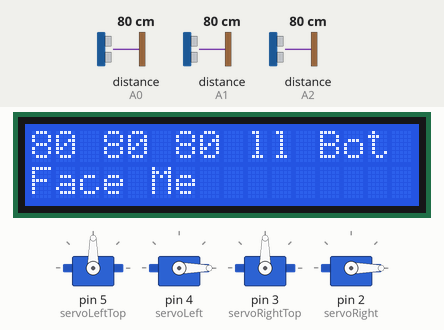
Simulated run of this sketch. Board: Arduino Uno, built with avr-gcc and run on an emulated ATmega328P. Parts: 4 × servo, 16×2 character LCD. The test bench sets the inputs (shaded band); at power-on: distance to the obstacle (sensors on A1, A2, A0) 80 cm. What the sketch prints to the serial monitor is not drawn.

Above: at 3.4 s.
3.5 s: distance to the obstacle (sensor on A1) set to 88 cm
At 6.3 s:
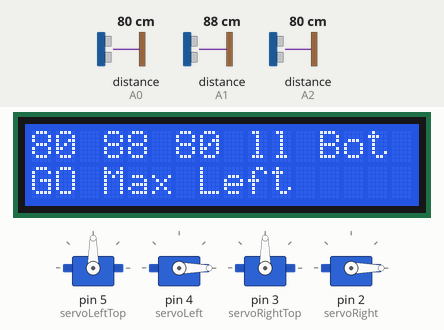
6.5 s: distance to the obstacle (sensor on A1) set to 97 cm
At 8.8 s:
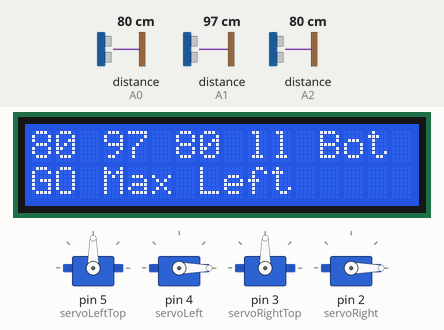
9.5 s: distance to the obstacle (sensor on A2) set to 86 cm
At 11.9 s:
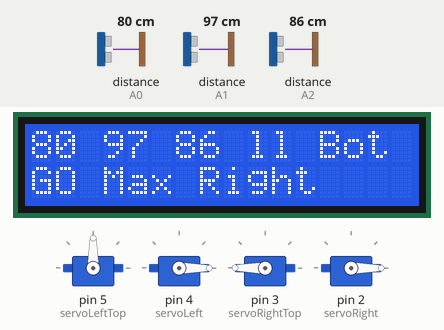
12.5 s: distance to the obstacle (sensor on A0) set to 120 cm
At 15.3 s:
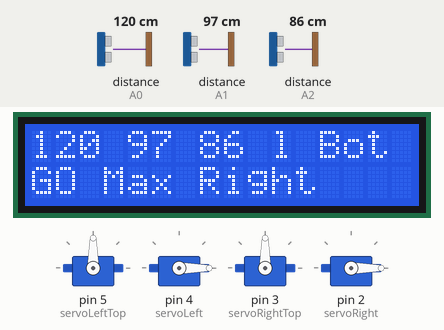
15.5 s: distance to the obstacle (sensor on A1) set to 35 cm
At 18.2 s:
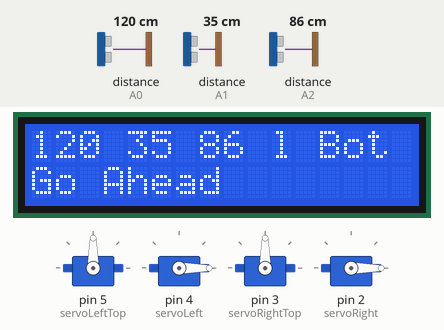
18.5 s: distance to the obstacle (sensor on A2) set to 120 cm
At 20.4 s:
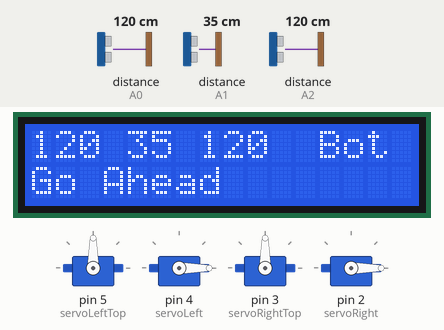
Timing chart, 0 to 21.9 s (numbered marks = the images above; inputs shaded):
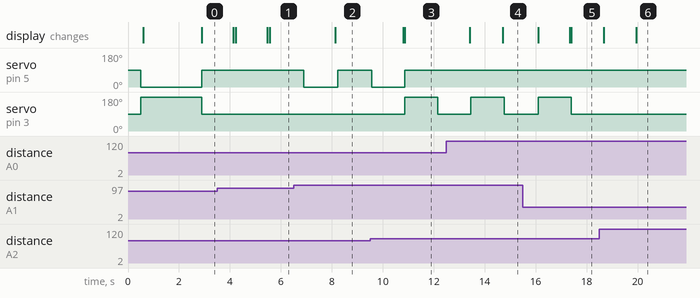

Measured:
- the behaviour switches between 80 and 81 cm on distance to the obstacle (sensor on A2) (found by bisection; images 2 and 3)
- after the input at 3.5 s, the display: first changes after 0.64 s (image 1 shows a later state)
- after the input at 6.5 s, the display: changes after 1.6 s (image 2)
- after the input at 9.5 s, servo on pin 3 (servoRightTop): 90° → 180° after 1.4 s, → 90° 1.3 s later; the display: first changes after 1.3 s (image 3 shows a later state)
- after the input at 12.5 s, the display: first changes after 0.90 s (image 4 shows a later state)
- after the input at 15.5 s, the display: first changes after 0.60 s (image 5 shows a later state)
- after the input at 18.5 s, servo on pin 5 (servoLeftTop): stays 90° (without the input it goes to 0° after 0.20 s); servo on pin 3 (servoRightTop): stays 90° (without the input it goes to 180° after 0.20 s); the display: first changes after 0.17 s (image 6 shows a later state)

The sketch:

Marshall_Bot_Tx_HC12.ino
```cpp
#include <SharpIR.h>
#define SENSOR_SAMPLES 20
#include <LiquidCrystal_I2C.h>
#include <Servo.h>
#include <SoftwareSerial.h>

SoftwareSerial mySerial(10, 9); // RX, TX

unsigned long previousMillis = 0;        // will store last time LED was updated

const long interval = 500;           // interval at which to blink (milliseconds)

unsigned long previousMillis_1 = 0;        // will store last time LED was updated

const long interval_1 = 1000;           // interval at which to blink (milliseconds)


LiquidCrystal_I2C lcd(0x27, 16, 2);
Servo servoLeftTop, servoLeft, servoRightTop, servoRight; //Servo Declarations
int pos1 = 0, pos2 = 0, pos3 = 0, pos4 = 0;  //Servo motor positions
float dL, dR, dC;                            //Sharp Distance Sensor
int SensorPin = 0;
int min_dL = 0;
int max_dL = 0;
int min_dC = 0;
int max_dC = 0;
int min_dR = 0;
int max_dR = 0;
int dL_buf = 0;
int dC_buf = 0;
int dR_buf = 0;
//The sensor output pin is attached to the pin A0
SharpIR watchL( SharpIR::GP2Y0A02YK0F, A0 );
SharpIR watchC( SharpIR::GP2Y0A02YK0F, A1 );
SharpIR watchR( SharpIR::GP2Y0A02YK0F, A2 );

bool calibrate = 0;
bool faceme = 0;
bool goahead = 0;
bool goahead_flg = 0;
bool turnright = 0;
bool turnright_flg = 0;
bool turnrightmax = 0;
bool turnrightmax_flg = 0;
bool turnleft = 0;
bool turnleft_flg = 0;
bool turnleftmax = 0;
bool turnleftmax_flg = 0;
bool slowdown = 0;
bool slowdown_flg = 0;
bool stopped = 0;
bool stopped_flg = 0;

void setup() {
  Serial.begin( 9600 ); //Enable the serial comunication
  while (!Serial) {
    ; // wait for serial port to connect. Needed for native USB port only
  }
  Serial.println("Serial Communication Ready");
  servoLeftTop.attach(5);                                 //Left Top Servo
  servoLeft.attach(4);                                    //Left Servo
  servoRightTop.attach(3);                                //Right Top Servo
  servoRight.attach(2);                                   //Right Servo

  moveArms(90, 0, 90, 0); //neutral position
  delay(500);
  moveArms(0, 0, 180, 0); //neutral position
  lcd.init();
  lcd.backlight();
  lcd.setCursor(3, 0);
  lcd.print("Marshall Bot");


  // set the data rate for the SoftwareSerial port
  mySerial.begin(9600);
  mySerial.println("System Ready!!! ");
  delay(1000);
}

char buffer[80] = { 0 };

float getMeanDistance( SharpIR &sensor ) {              // Scan runway & report distances seen by the 3 sensors:
  float total = 0;
  for ( int i = 0;  i < SENSOR_SAMPLES;  ++i ) {
    total += sensor.getDistance();
  }
  return total / SENSOR_SAMPLES;
}
void loop() {
  unsigned long currentMillis_1 = millis();

  if (currentMillis_1 - previousMillis_1 >= interval_1) {
    // save the last time you blinked
    previousMillis_1 = currentMillis_1;
    int dL = getMeanDistance( watchL );
    int dC = getMeanDistance( watchC );
    int dR = getMeanDistance( watchR );
    Serial.print("dL: "); Serial.println(dL);
    Serial.print("dC: "); Serial.println(dC);
    Serial.print("dR: "); Serial.println(dR);
    if (calibrate == 0) {
      calibrate = 1;
      min_dL = dL;
      max_dL = dL;
      min_dC = dC;
      max_dC = dC;
      min_dR = dR;
      max_dR = dR;
    }
    // calibrate
    if (min_dL > dL) {
      min_dL = dL;
    }
    if (max_dL < dL) {
      max_dL = dL;
    }
    if (min_dC > dC) {
      min_dC = dC;
    }
    if (max_dC < dC) {
      max_dC = dC;
    }
    if (min_dR > dR) {
      min_dR = dR;
    }
    if (max_dR < dR) {
      max_dR = dR;
    }
    Serial.print("min_dL: ");
    Serial.println(min_dL);
    Serial.print("max_dL: ");
    Serial.println(max_dL);
    Serial.print("min_dC: ");
    Serial.println(min_dC);
    Serial.print("max_dC: ");
    Serial.println(max_dC);
    Serial.print("min_dR: ");
    Serial.println(min_dR);
    Serial.print("max_dR: ");
    Serial.println(max_dR);
    lcd.setCursor(0, 0);
    lcd.print(dL);
    lcd.print(" ");
    lcd.print(dC);
    lcd.print(" ");
    lcd.print(dR);
    lcd.print(" ");

    snprintf( buffer, 80, "L:[%2d] C:[%2d] R:[%2d]\n", dL, dC, dR );
    Serial.println( buffer );
    if ((dL >= 47 && dL <= 69) && (dC >= 26 && dC <= 35) && (dR >= 43 && dR <= 55)) {
      mySerial.println("Slow Down       ");
      lcd.setCursor(0, 1);
      lcd.print("Slow Down       ");
      slowdown = 1;
    } else(slowdown = 0);
    if ((dL >= 32 && dL <= 43) && (dC >= 19 && dC <= 23) && (dR >= 33 && dR <= 41)) {
      mySerial.println("Stop            ");
      lcd.setCursor(0, 1);
      lcd.print("Stop            ");
      stopped = 1;
    } else (stopped = 0);
    if ((dL >= 58 && dL <= 150) && (dC >= 35 && dC <= 74) && (dR >= 54 && dR <= 93)) {
      mySerial.println("Go Ahead        ");
      lcd.setCursor(0, 1);
      lcd.print("Go Ahead        ");
      goahead = 1;
    } else(goahead = 0);
    if ((dL >= 45 && dL <= 150) && (dC >= 73 && dC <= 85) && (dR >= 78 && dR <= 106)) {
      mySerial.println("Face Me         ");
      lcd.setCursor(0, 1);
      lcd.print("Face Me         ");
      faceme = 1;
    } else(faceme = 0);
    if ((dL >= 46 && dL <= 51) && (dC >= 56 && dC <= 73) && (dR >= 58 && dR <= 137)) {
      mySerial.println("GO Right        ");
      lcd.setCursor(0, 1);
      lcd.print("GO Right        ");
      turnright = 1;
    } else (turnright = 0);
    if ((dL >= 42 && dL <= 151) && (dC >= 54 && dC <= 71) && (dR >= 44 && dR <= 47)) {
      mySerial.println("GO Left         ");
      lcd.setCursor(0, 1);
      lcd.print("GO Left         ");
      turnleft = 1;
    } else (turnleft = 0);
    if ((dL >= 61 && dL <= 151) && (dC >= 84 && dC <= 134) && (dR >= 76 && dR <= 151)) {
      mySerial.println("GO Max Right    ");
      lcd.setCursor(0, 1);
      lcd.print("GO Max Right    ");
      turnrightmax = 1;
    } else (turnrightmax = 0);
    if ((dL >= 56 && dL <= 151) && (dC >= 87 && dC <= 145) && (dR >= 66 && dR <= 80)) {
      mySerial.println("GO Max Left     ");
      lcd.setCursor(0, 1);
      lcd.print("GO Max Left     ");
      turnleftmax = 1;
    } else(turnleftmax = 0);
  }
  //delay(500);
  // here is where you'd put code that needs to be running all the time.

  // check to see if it's time to blink the LED; that is, if the difference
  // between the current time and last time you blinked the LED is bigger than
  // the interval at which you want to blink the LED.
  unsigned long currentMillis = millis();

  if (currentMillis - previousMillis >= interval) {
    // save the last time you blinked the LED
    previousMillis = currentMillis;

    if (faceme == 1) {
      Serial.println("Face Me");
      moveArms(90, 0, 90, 0); //position where the marshall gesture should be
    }
    if (goahead == 1) {
      Serial.println("Go Ahead");
      if (goahead_flg == 0) {
        goahead_flg = 1;
        moveArms(90, 0, 90, 0); //position where the marshall gesture should be
      } else {
        goahead_flg = 0;
        moveArms(0, 0, 180, 0); //neutral position
      }
    }
    if (turnright == 1) {
      Serial.println("Turn Right");
      if (turnright_flg == 0) {
        turnright_flg = 1;
        moveArms(90, 0, 90, 0); //position where the marshall gesture should be
      } else {
        turnright_flg = 0;
        moveArms(90, 0, 180, 0); //neutral position
      }
    }
    if (turnrightmax == 1) {
      Serial.println("Turn Right Max");
      if (turnrightmax_flg == 0) {
        turnrightmax_flg = 1;
        moveArms(90, 0, 90, 0); //position where the marshall gesture should be
      } else {
        turnrightmax_flg = 0;
        moveArms(90, 0, 180, 0); //neutral position
      }
    }
    //turn left
    if (turnleft == 1) {
      Serial.println("Turn Left");
      if (turnleft_flg == 0) {
        turnleft_flg = 1;
        moveArms(90, 0, 90, 0); //position where the marshall gesture should be
      } else {
        turnleft_flg = 0;
        moveArms(0, 0, 90, 0); //neutral position
      }
    }
    if (turnleftmax == 1) {
      Serial.println("Turn Left Max");
      if (turnleftmax_flg == 0) {
        turnleftmax_flg = 1;
        moveArms(90, 0, 90, 0); //position where the marshall gesture should be
      } else {
        turnleftmax_flg = 0;
        moveArms(0, 0, 90, 0);  //neutral position
      }
    }
    if (slowdown == 1) {
      Serial.println("Slow Down");
      if (slowdown_flg == 0) {
        slowdown_flg = 1;
        moveArms(90, 0, 90, 0); //position where the marshall gesture should be
      } else {
        slowdown_flg = 0;
        moveArms(180, 0, 0, 0); //neutral position
      }
    }
    if (stopped == 1) {
      Serial.println("Stop");
      moveArms(0, 0, 180, 0); //position where the marshall gesture should be
    }
  }
}

// 4 Servo Motor motion control
void moveArms( int leftTop, int left, int rightTop, int right)
{
  servoLeftTop.write( leftTop );
  servoLeft.write( left );
  servoRightTop.write( rightTop );
  servoRight.write( right );
}
```
